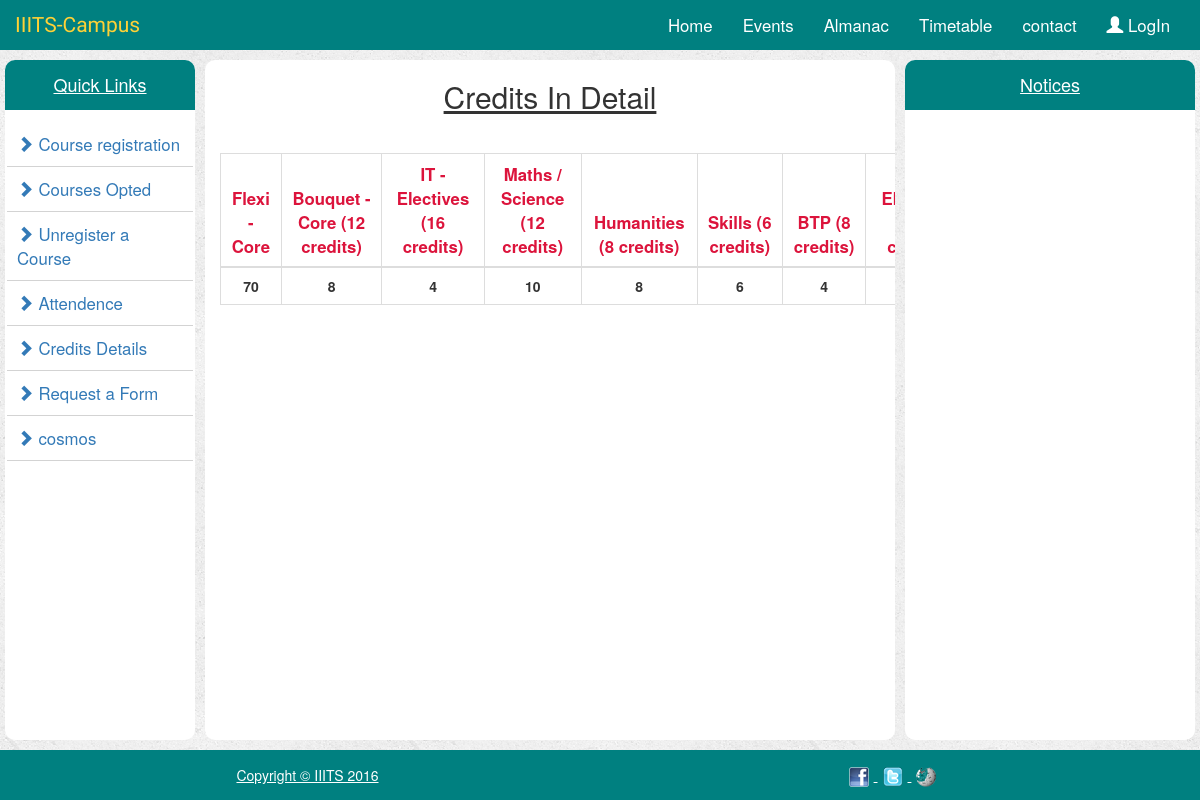
The app's page /credits/ with its own data.
### portal/models.py (models this page shows, shortened)
class Credits(models.Model):
    flexi_core = models.IntegerField()
    bouquet_core = models.IntegerField()
    it_elective = models.IntegerField()
    maths_science = models.IntegerField()
    humanities = models.IntegerField()
    skills = models.IntegerField()
    btp = models.IntegerField()
    free_elective = models.IntegerField()

### portal/views.py (the view)
# urls.py: url(r'^credits/',views.credits.as_view(),name='credits'),
class credits(TemplateView):
    template_name = 'portal/credits.html'
    def get_context_data(self, **kwargs):
        context = super(credits,self).get_context_data(**kwargs)
        context = {
            'credits': Credits.objects.all()
        }
        return context

### portal/templates/portal/credits.html
{% extends 'portal/index.html' %}
{% block centerContent %}
    <h2 class="centerhead">Credits In Detail</h2>
    <div class="container">
        <div class="row">
            <div class="col-md-8 table-responsive">
                <table class="table table-bordered">
                    <thead>
                        <tr>
                            <th>Flexi - Core</th>
                            <th>Bouquet - Core (12 credits)</th>
                            <th>IT - Electives (16 credits)</th>
                            <th>Maths / Science (12 credits)</th>
                            <th>Humanities (8 credits)</th>
                            <th>Skills (6 credits)</th>
                            <th>BTP (8 credits)</th>
                            <th>Free Electives (12 credits)</th>
                        </tr>
                    </thead>
                    <tbody>
                        <tr class="centertr">
                            {% for credit in credits %}
                                <td><strong>{{ credit.flexi_core }}</strong></td>
                                <td><strong>{{ credit.bouquet_core }}</strong></td>
                                <td><strong>{{ credit.it_elective }}</strong></td>
                                <td><strong>{{ credit.maths_science }}</strong></td>
                                <td><strong>{{ credit.humanities }}</strong></td>
                                <td><strong>{{ credit.skills }}</strong></td>
                                <td><strong>{{ credit.btp }}</strong></td>
                                <td><strong>{{ credit.free_elective }}</strong></td>
                            {% endfor %}
                        </tr>
                    </tbody>
                </table>
            </div>
        </div>
    </div>
{% endblock %}

### portal/static/portal/style.css (style rules this page uses)
body { background: white url("images/background.png"); }
.centerhead { text-align: center; text-decoration: underline; }
.table { margin-top: 30px; }
.table th { font-size: 1.2em; color: crimson; text-align: center;; padding-top: 20px; }
.table .centertr { text-align: center; padding: 20px; }

### records on screen
Credits: flexi_core "70", bouquet_core "8", it_elective "4", maths_science "10", humanities "8", skills "6", btp "4"
